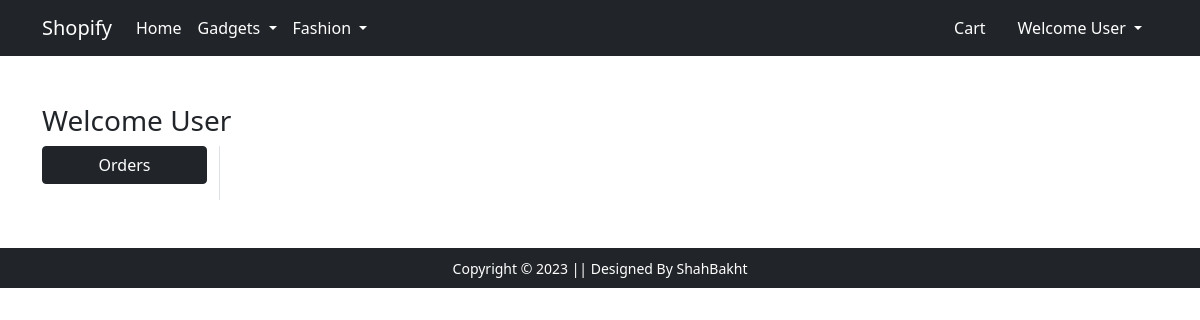
The page /orders (signed in) on the database as committed earlier.
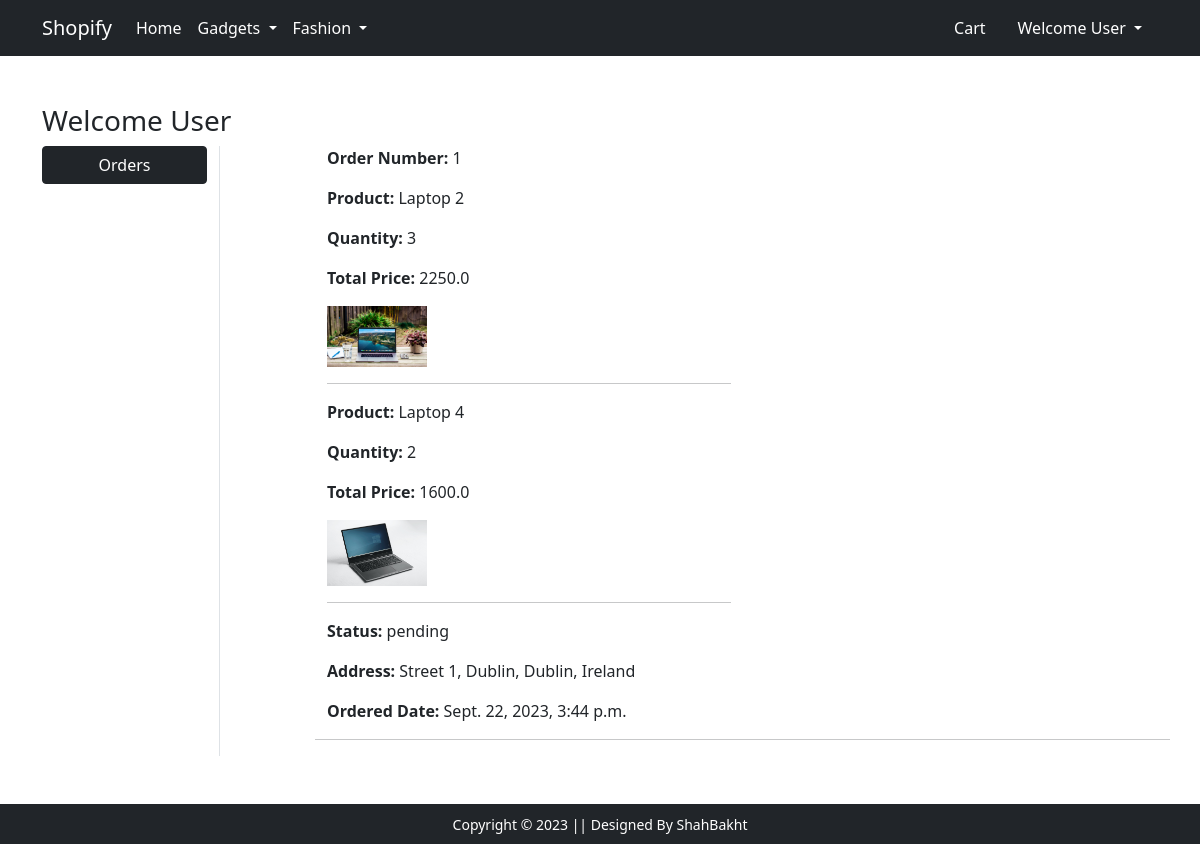
The same page on the database as committed later.
### main/models.py (models this page shows, shortened)
class Order(models.Model):
  user = models.ForeignKey(User, on_delete=models.CASCADE, related_name='orders')
  address = models.ForeignKey(Address, on_delete=models.CASCADE, related_name='orders')
  ordered_date = models.DateTimeField(auto_now_add=True)
  status = models.CharField(max_length=20, choices=STATUS_CHOICES, default='pending')

class Item(models.Model):
  order = models.ForeignKey(Order, on_delete=models.CASCADE, related_name='items')
  product = models.ForeignKey(Product, on_delete=models.CASCADE, related_name='ordered_items')
  quantity = models.IntegerField(default=1)
  @property
  def total_cost(self):
    return self.quantity * self.product.discounted_price

class Product(models.Model):
  title = models.CharField(max_length=100)
  description = models.TextField()
  selling_price = models.FloatField()
  discounted_price = models.FloatField()
  brand = models.CharField(max_length=100)
  category = models.CharField(choices=CATEGORIES, max_length=50)
  product_image = models.ImageField(upload_to='products_images')

class Address(models.Model):
  street = models.TextField()
  state = models.CharField(max_length=100)
  city = models.CharField(max_length=100)
  country = models.CharField(max_length=100)
  zip_code = models.CharField(max_length=100)
  phone_number = models.CharField(max_length=20)
  user = models.ForeignKey(User, on_delete=models.CASCADE, related_name='addresses')
  @property
  def formatted_address(self):
    return f"{self.street},  {self.state}, {self.city}, {self.country}"

### main/views.py (the view)
# urls.py: path('orders', views.orders, name="orders"),
@login_required(login_url='login')
def orders(request):
  orders = request.user.orders.all().order_by('-ordered_date')
  template_name = 'main/orders.html'
  context = {
    'orders': orders
  }
  return render(request, template_name, context)

### main/templates/main/orders.html (shortened to what this page needs)
{% extends 'main/base.html' %}
{% load static %}
{% block main-content %}
<div class="container my-5">
 <div class="row">
 <h3>Welcome {{ request.user.username | capfirst }}</h3>
  <div class="col-sm-2 border-end">
   <ul class="list-unstyled">
    <li class="d-grid"><a href="{% url 'orders' %}" class="btn btn-dark">Orders</a></li>
   </ul>
  </div>
  <div class="col-sm-9 offset-sm-1">
    {% if orders %}
      {% for order in orders %}
        <div class="row">
          <div class="col-sm-6">
            <p><strong>Order Number: </strong> {{order.id}}</p>
            {% for item in order.items.all %}
              <div>
                <p><strong>Product: </strong> {{item.product.title}}</p>
                <p><strong>Quantity: </strong> {{item.quantity}}</p>
                <p><strong>Total Price: </strong> {{item.total_cost}}</p>
                <img src="{{item.product.product_image.url}}" alt="" width="100px">
                <hr>
              </div>
            {% endfor %}
            <p><strong>Status: </strong> {{order.status}}</p>
            <p><strong>Address: </strong> {{order.address.formatted_address}}</p>
            <p><strong>Ordered Date: </strong> {{order.ordered_date}}</p>
          </div>
          <hr>
        </div>
      {% endfor %}
    {% endif %}
  </div>
 </div>
</div>
{% endblock main-content %}

Rows that differ between the two databases and show on the page:
added Order: id "1", status "pending", address.formatted_address "Street 1, Dublin, Dublin, Ireland", ordered_date "Sept. 22, 2023, 3:44 p.m."
added Item: product "Laptop 2", quantity "3", total_cost "2250.0", product.product_image (picture)
added Item: product "Laptop 4", quantity "2", total_cost "1600.0", product.product_image (picture)
